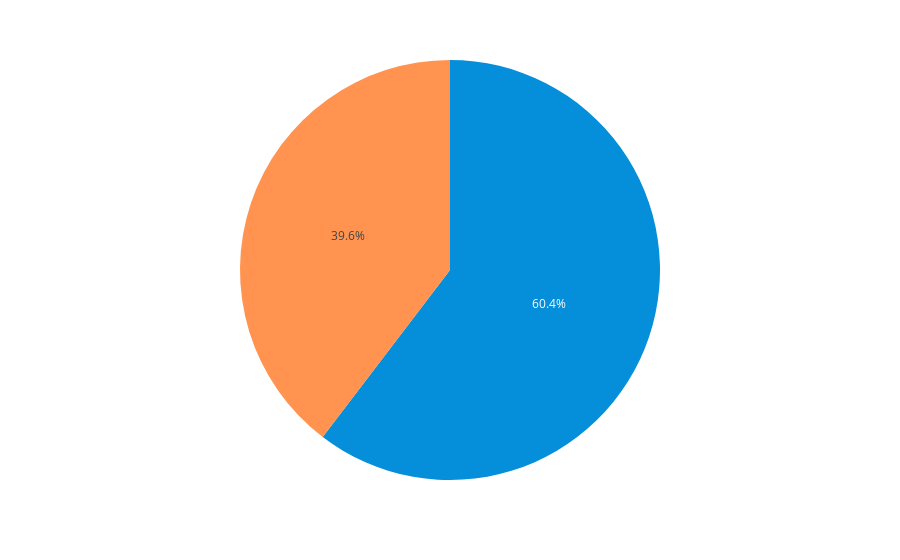

Notebook code cell kept with this figure:
### Markdown cell above
#### <span style='color:#2D8FC5'>Bike Usage: Casual vs Member</span>

### Code cell
fig1b = px.pie(comb, 
              values='ride_id', 
              color = 'member_casual', 
            height = 300,
#             text = 'ride_id', 
#             labels = {'ride_id': 'No. of Rides', 'member_casual': 'User Type'},
               labels= {'member_casual': 'User Type'},
                hover_name = 'member_casual', 
            color_discrete_map = {'casual': '#FF934F', 'member': '#058ED9'})

fig1b

### Figure 1 — Plotly figure (JSON) as saved in the notebook; plotly's stock layout.template omitted (floating-point values rounded to 4 significant figures)
{"data": [{"customdata": [["casual"], ["member"]], "domain": {"x": [0, 1], "y": [0, 1]}, "hovertemplate": "<b>%{hovertext}</b><br><br>ride_id=%{value}<br>User Type=%{customdata[0]}<extra></extra>", "hovertext": ["casual", "member"], "legendgroup": "", "marker": {"colors": ["#FF934F", "#058ED9"]}, "name": "", "showlegend": false, "values": [1761678, 2682904], "type": "pie"}], "layout": {"legend": {"tracegroupgap": 0}, "margin": {"t": 60}, "autosize": true}}
